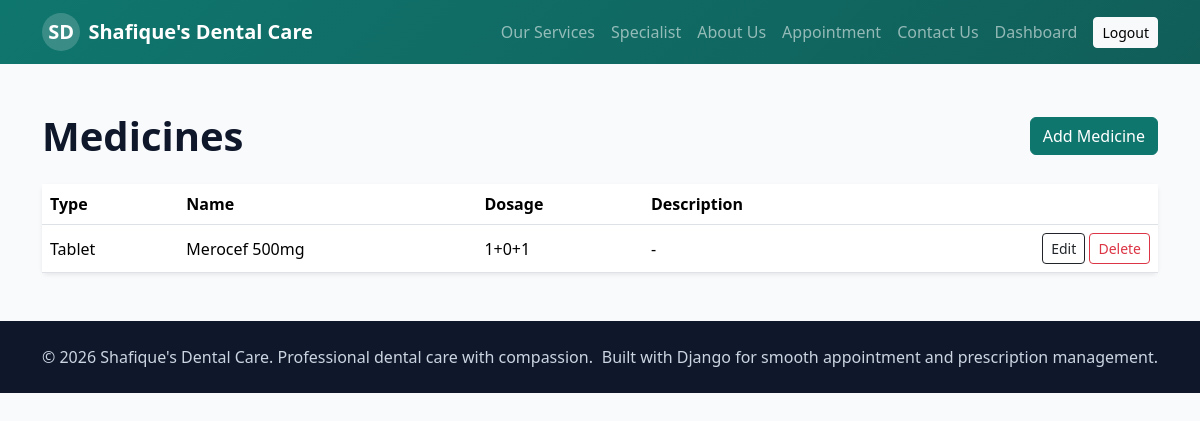
The page /medicines/ (signed in) on the database as committed earlier.
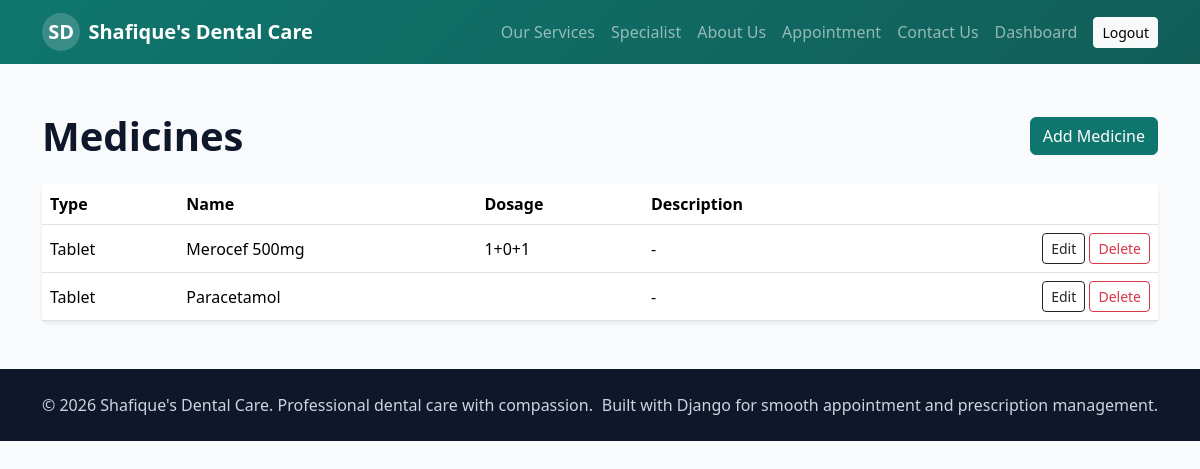
The same page on the database as committed later.
### clinic/models.py (models this page shows, shortened)
class TimeStampedModel(models.Model):
    created_at = models.DateTimeField(auto_now_add=True)
    updated_at = models.DateTimeField(auto_now=True)
    class Meta:
        abstract = True

class Medicine(TimeStampedModel):
    TYPE_CHOICES = [
        ("Tablet", "Tablet"),
        ("Capsule", "Capsule"),
        ("Drop", "Drop"),
        ("Syrup", "Syrup"),
        ("Injection", "Injection"),
        ("Other", "Other"),
    ]
    name = models.CharField(max_length=150, unique=True)
    type = models.CharField(max_length=20, choices=TYPE_CHOICES, default="Tablet")
    dosage = models.CharField(max_length=150, blank=True)
    description = models.TextField(blank=True)
    class Meta:
        ordering = ["name"]

### clinic/views.py (the view)
# urls.py: path("medicines/", views.medicine_list, name="medicine_list"),
@login_required
def medicine_list(request):
    return render(request, "clinic/medicine_list.html", {"medicines": Medicine.objects.all()})

### clinic/context_processors.py (called while the page is built)
def site_context(request):
    primary_doctor = DoctorProfile.objects.select_related("user").first()
    specialists = get_public_specialists_queryset()[:6]
    return {
        "site_name": "Shafique's Dental Care",
        "primary_doctor": primary_doctor,
        "home_specialists": specialists,
    }

### clinic/forms.py (called while the page is built)
def get_public_specialists_queryset():
    doctor_emails = DoctorProfile.objects.select_related("user").values_list("user__email", flat=True)
    admin_emails = [email for email in User.objects.filter(is_staff=True).values_list("email", flat=True) if email]
    admin_names = [
        " ".join(name_parts).strip()
        for name_parts in User.objects.filter(is_staff=True).values_list("first_name", "last_name")
        if " ".join(name_parts).strip()
    ]
    queryset = SpecialistDoctor.objects.exclude(email__in=doctor_emails).exclude(email__in=admin_emails)
    if admin_names:
        queryset = queryset.exclude(name__in=admin_names)
    return queryset.order_by("name")

### templates/clinic/medicine_list.html (shortened to what this page needs)
{% extends "base.html" %}
{% block content %}
<section class="py-5">
    <div class="container">
        <div class="d-flex justify-content-between align-items-center mb-4">
            <h1 class="fw-bold mb-0">Medicines</h1>
            <a href="{% url 'medicine_create' %}" class="btn btn-clinic">Add Medicine</a>
        </div>
        <div class="card border-0 shadow-sm">
            <div class="table-responsive">
                <table class="table table-hover align-middle mb-0">
                    <thead><tr><th>Type</th><th>Name</th><th>Dosage</th><th>Description</th><th></th></tr></thead>
                    <tbody>
                        {% for medicine in medicines %}
                            <tr>
                                <td>{{ medicine.type }}</td>
                                <td>{{ medicine.name }}</td>
                                <td>{{ medicine.dosage }}</td>
                                <td>{{ medicine.description|default:"-" }}</td>
                                <td class="text-end">
                                    <a href="{% url 'medicine_update' medicine.pk %}" class="btn btn-sm btn-outline-dark">Edit</a>
                                    <a href="{% url 'medicine_delete' medicine.pk %}" class="btn btn-sm btn-outline-danger">Delete</a>
                                </td>
                            </tr>
                        {% empty %}
                            <tr><td colspan="5" class="text-muted">No medicines added yet.</td></tr>
                        {% endfor %}
                    </tbody>
                </table>
            </div>
        </div>
    </div>
</section>
{% endblock %}

### templates/base.html (shortened to what this page needs)
{% load static %}
<!DOCTYPE html>
<html lang="en">
<head>
    <link href="https://cdn.jsdelivr.net/npm/bootstrap@5.3.3/dist/css/bootstrap.min.css" rel="stylesheet">
    <link rel="stylesheet" href="{% static 'css/styles.css' %}">
</head>
<body>
    <nav class="navbar navbar-expand-lg navbar-dark clinic-navbar sticky-top">
        <div class="container">
            <a class="navbar-brand fw-bold d-flex align-items-center gap-2" href="{% url 'home' %}">
                <span class="logo-mark">SD</span>
                <span>{{ site_name }}</span>
            </a>
            <div class="collapse navbar-collapse" id="mainNav">
                <ul class="navbar-nav ms-auto align-items-lg-center">
                    <li class="nav-item"><a class="nav-link" href="{% url 'home' %}#services">Our Services</a></li>
                    <li class="nav-item"><a class="nav-link" href="{% url 'home' %}#specialists">Specialist</a></li>
                    <li class="nav-item"><a class="nav-link" href="{% url 'home' %}#about">About Us</a></li>
                    <li class="nav-item"><a class="nav-link" href="{% url 'home' %}#appointment">Appointment</a></li>
                    <li class="nav-item"><a class="nav-link" href="{% url 'home' %}#contact">Contact Us</a></li>
                    {% if user.is_authenticated %}
                        <li class="nav-item"><a class="nav-link" href="{% url 'dashboard' %}">Dashboard</a></li>
                        <li class="nav-item ms-lg-2">
                            <form method="post" action="{% url 'logout' %}" class="d-inline">
                                <button type="submit" class="btn btn-light btn-sm">Logout</button>
                            </form>
                        </li>
                    {% else %}
                        <li class="nav-item ms-lg-2"><a class="btn btn-light btn-sm" href="{% url 'login' %}">Login/Register</a></li>
                    {% endif %}
                </ul>
            </div>
        </div>
    </nav>
    {% block content %}{% endblock %}
    <footer class="site-footer py-4">
        <div class="container d-flex flex-column flex-md-row justify-content-between gap-2">
            <p class="mb-0">&copy; 2026 {{ site_name }}. Professional dental care with compassion.</p>
            <p class="mb-0">Built with Django for smooth appointment and prescription management.</p>
        </div>
    </footer>
</body>
</html>

### static/css/styles.css (style rules this page uses)
body { font-family: "Segoe UI", Tahoma, Geneva, Verdana, sans-serif; background: #f8fafc; color: #0f172a; }
.clinic-navbar { background: linear-gradient(135deg, #0f766e, #115e59); }
.logo-mark { display: inline-flex; align-items: center; justify-content: center; width: 2.4rem; height: 2.4rem; border-radius: 50%; background: rgba(255, 255, 255, 0.18); }
.btn-clinic { background: #0f766e; border-color: #0f766e; color: #fff; }
.site-footer { background: #0f172a; color: #cbd5e1; }

Rows that differ between the two databases and show on the page:
added Medicine: type "Tablet", name "Paracetamol", description "-"
